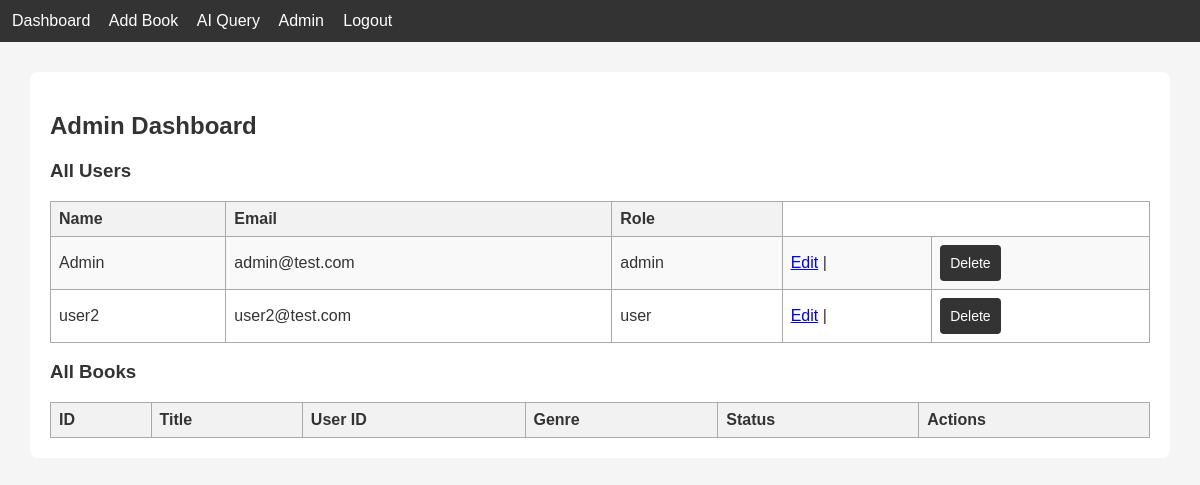
The page /admin (signed in) on the database its author committed.
### tables this page shows
CREATE TABLE users (
    id INTEGER PRIMARY KEY AUTOINCREMENT,
    name TEXT,
    email TEXT UNIQUE,
    password TEXT,
    role TEXT
);

### app.py (the view)
@app.route("/admin")
def admin():
    if "user_id" not in session or session.get("role") != "admin":
        return redirect(url_for("login"))
    db = get_db()
    users = db.execute("SELECT * FROM users").fetchall()
    books = db.execute("SELECT * FROM books").fetchall()
    db.close()
    return render_template("admin_dashboard.html", users=users, books=books)

### app.py (called while the page is built)
def get_db():
    conn = sqlite3.connect("database.db")
    conn.row_factory = sqlite3.Row
    return conn

### templates/admin_dashboard.html (shortened to what this page needs)
{% extends "base.html" %}
{% block content %}
<h2>Admin Dashboard</h2>
<h3>All Users</h3>
<table>
    <tr>
        <th>Name</th>
        <th>Email</th>
        <th>Role</th>
    </tr>
    {% for user in users %}
    <tr>
        <td>{{ user.name }}</td>
        <td>{{ user.email }}</td>
        <td>{{ user.role }}</td>
        <td>
            <a href="{{ url_for('admin_edit_user', user_id=user.id) }}">Edit</a> |
        </td>
        <td>
            <form action="{{ url_for('admin_delete_user', user_id=user.id) }}" method="post" style="display:inline;"
                onsubmit="return confirm('Are you sure you want to delete this user?');">
                <button type="submit">Delete</button>
            </form>
        </td>
    </tr>
    {% endfor %}
</table>
<h3>All Books</h3>
<table>
    <tr>
        <th>ID</th>
        <th>Title</th>
        <th>User ID</th>
        <th>Genre</th>
        <th>Status</th>
        <th>Actions</th>
    </tr>
</table>
{% endblock %}

### static/style.css (style rules this page uses)
table { border-collapse: collapse; width: 100%; }
th, td { padding: 8px 12px; border: 1px solid #ddd; }
th { background-color: #f2f2f2; text-align: left; font-weight: bold; }
tr:nth-child(even) { background-color: #f9f9f9; }
button, a.button { background-color: #0288d1; color: white; border: none; padding: 6px 12px; border-radius: 4px; cursor: pointer; text-decoration: none; font-size: 14px; }
body { font-family: Arial, sans-serif; background-color: #f7f7f7; color: #333; margin: 20px; }
h2, h3 { color: #333; }

### templates/base.html (style rules this page uses)
body { font-family: Arial; margin: 0; padding: 0; background: #f5f5f5; }
button { padding: 10px; background: #333; color: white; border: none; cursor: pointer; }
table { width: 100%; border-collapse: collapse; margin-top: 15px; }
table, th, td { border: 1px solid #aaa; }
th, td { padding: 8px; }

### rows shown on the page
users: name "Admin", email "admin@test.com", role "admin"
users: name "user2", email "user2@test.com", role "user"
